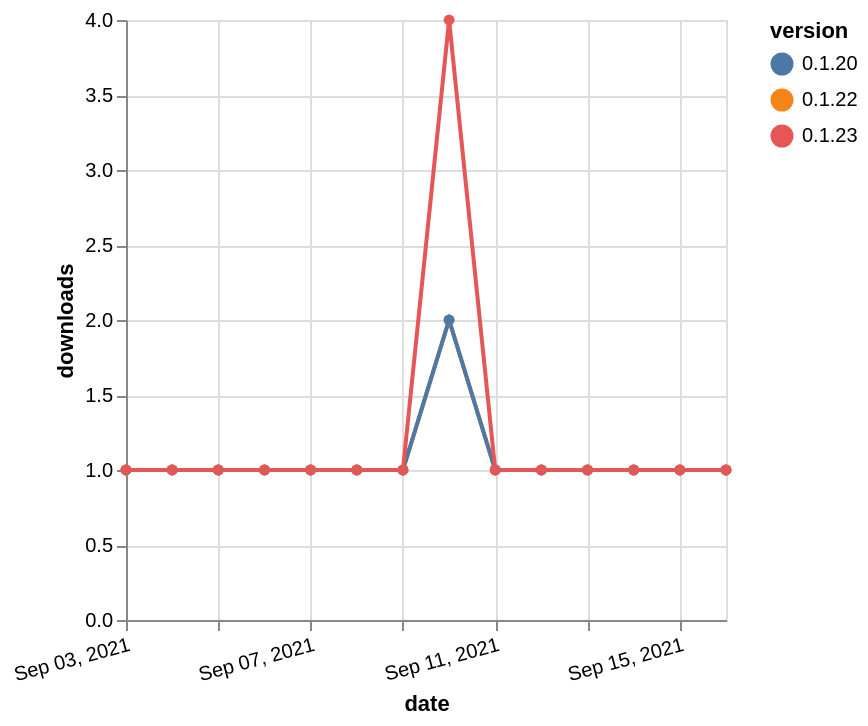

This figure's Vega-Lite source:
### Vega-Lite specification from a JSON file in a GitHub repository (floating-point values rounded to 4 significant figures)
{"$schema": "https://vega.github.io/schema/vega-lite/v5.json", "description": "A simple bar chart with embedded data.", "data": {"values": [{"date": "2021-09-03", "total": 150, "delta": 1, "version": "0.1.22"}, {"date": "2021-09-04", "total": 151, "delta": 1, "version": "0.1.22"}, {"date": "2021-09-05", "total": 152, "delta": 1, "version": "0.1.22"}, {"date": "2021-09-06", "total": 153, "delta": 1, "version": "0.1.22"}, {"date": "2021-09-07", "total": 154, "delta": 1, "version": "0.1.22"}, {"date": "2021-09-08", "total": 155, "delta": 1, "version": "0.1.22"}, {"date": "2021-09-09", "total": 156, "delta": 1, "version": "0.1.22"}, {"date": "2021-09-10", "total": 158, "delta": 2, "version": "0.1.22"}, {"date": "2021-09-11", "total": 159, "delta": 1, "version": "0.1.22"}, {"date": "2021-09-12", "total": 160, "delta": 1, "version": "0.1.22"}, {"date": "2021-09-13", "total": 161, "delta": 1, "version": "0.1.22"}, {"date": "2021-09-14", "total": 162, "delta": 1, "version": "0.1.22"}, {"date": "2021-09-15", "total": 163, "delta": 1, "version": "0.1.22"}, {"date": "2021-09-16", "total": 164, "delta": 1, "version": "0.1.22"}, {"date": "2021-09-03", "total": 150, "delta": 1, "version": "0.1.20"}, {"date": "2021-09-04", "total": 151, "delta": 1, "version": "0.1.20"}, {"date": "2021-09-05", "total": 152, "delta": 1, "version": "0.1.20"}, {"date": "2021-09-06", "total": 153, "delta": 1, "version": "0.1.20"}, {"date": "2021-09-07", "total": 154, "delta": 1, "version": "0.1.20"}, {"date": "2021-09-08", "total": 155, "delta": 1, "version": "0.1.20"}, {"date": "2021-09-09", "total": 156, "delta": 1, "version": "0.1.20"}, {"date": "2021-09-10", "total": 158, "delta": 2, "version": "0.1.20"}, {"date": "2021-09-11", "total": 159, "delta": 1, "version": "0.1.20"}, {"date": "2021-09-12", "total": 160, "delta": 1, "version": "0.1.20"}, {"date": "2021-09-13", "total": 161, "delta": 1, "version": "0.1.20"}, {"date": "2021-09-14", "total": 162, "delta": 1, "version": "0.1.20"}, {"date": "2021-09-15", "total": 163, "delta": 1, "version": "0.1.20"}, {"date": "2021-09-16", "total": 164, "delta": 1, "version": "0.1.20"}, {"date": "2021-09-03", "total": 139, "delta": 1, "version": "0.1.23"}, {"date": "2021-09-04", "total": 140, "delta": 1, "version": "0.1.23"}, {"date": "2021-09-05", "total": 141, "delta": 1, "version": "0.1.23"}, {"date": "2021-09-06", "total": 142, "delta": 1, "version": "0.1.23"}, {"date": "2021-09-07", "total": 143, "delta": 1, "version": "0.1.23"}, {"date": "2021-09-08", "total": 144, "delta": 1, "version": "0.1.23"}, {"date": "2021-09-09", "total": 145, "delta": 1, "version": "0.1.23"}, {"date": "2021-09-10", "total": 149, "delta": 4, "version": "0.1.23"}, {"date": "2021-09-11", "total": 150, "delta": 1, "version": "0.1.23"}, {"date": "2021-09-12", "total": 151, "delta": 1, "version": "0.1.23"}, {"date": "2021-09-13", "total": 152, "delta": 1, "version": "0.1.23"}, {"date": "2021-09-14", "total": 153, "delta": 1, "version": "0.1.23"}, {"date": "2021-09-15", "total": 154, "delta": 1, "version": "0.1.23"}, {"date": "2021-09-16", "total": 155, "delta": 1, "version": "0.1.23"}]}, "width": "container", "mark": {"type": "line", "point": {"filled": true}}, "encoding": {"x": {"field": "date", "type": "temporal", "timeUnit": "yearmonthdate", "title": "date", "axis": {"labelAngle": -15}}, "y": {"field": "delta", "type": "quantitative", "title": "downloads"}, "color": {"field": "version", "type": "nominal"}, "tooltip": {"field": "delta"}}}
